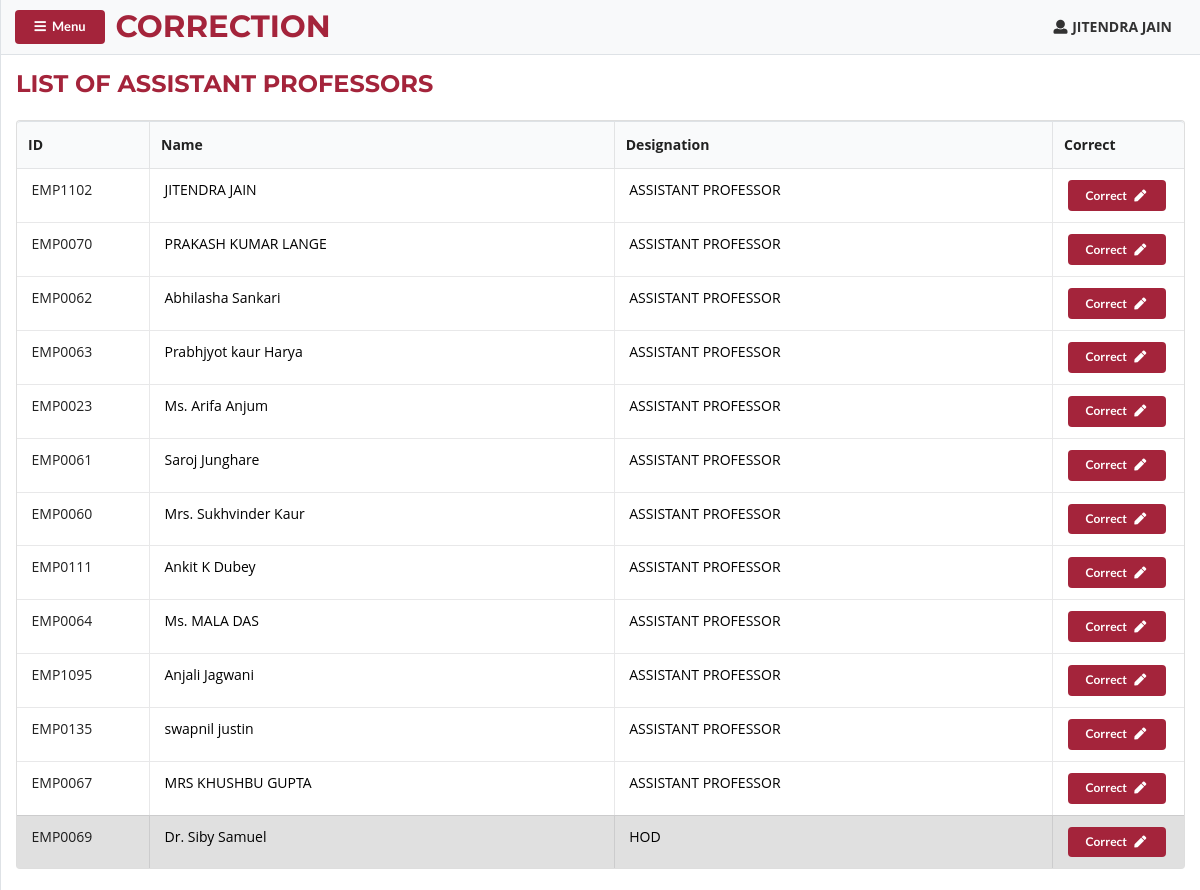
The app's page /asst-professors.php (signed in), older data.
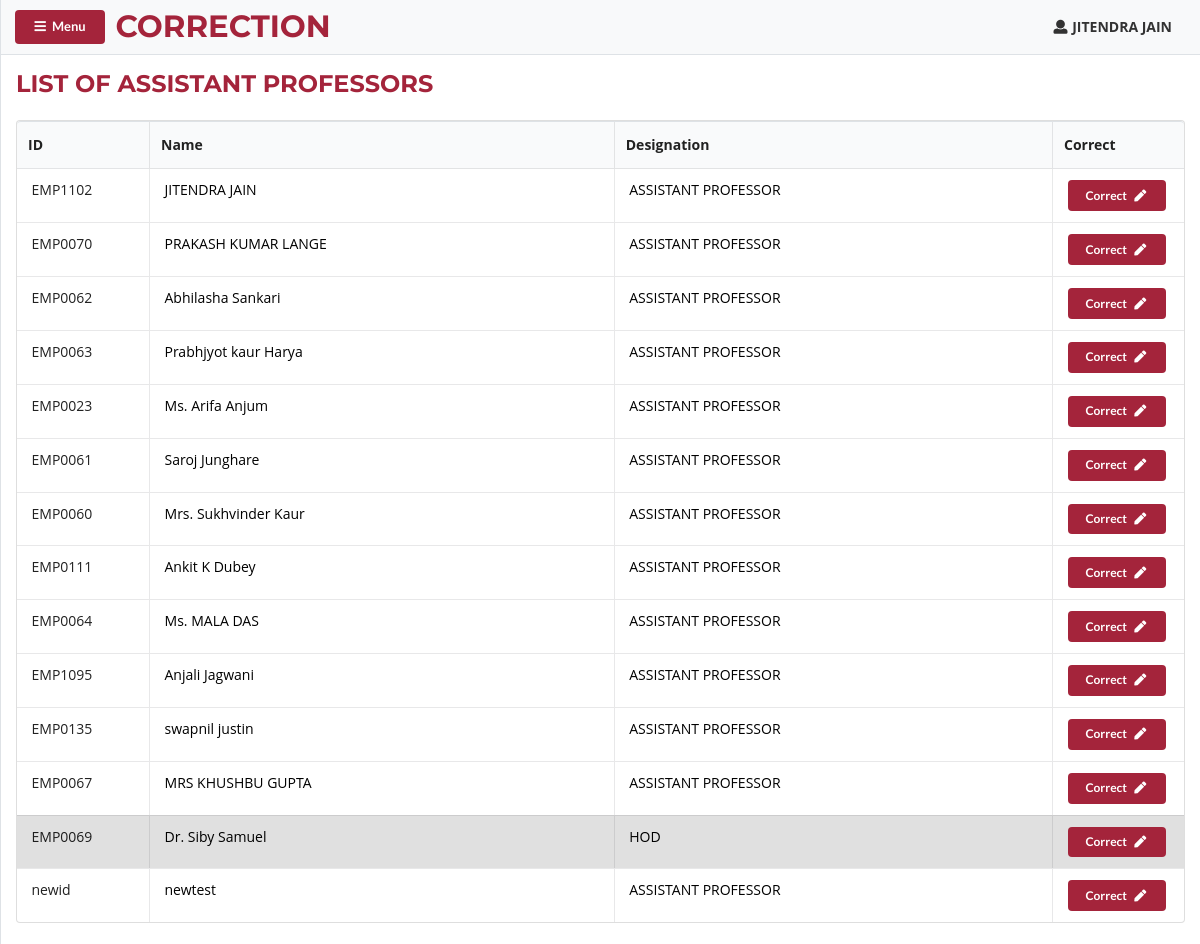
The same page, newer data.
### tables this page shows
CREATE TABLE `users` (
  `id` int(11) NOT NULL,
  `tid` varchar(20) NOT NULL,
  `username` varchar(100) NOT NULL,
  `name` varchar(100) NOT NULL,
  `sup_depart` varchar(100) NOT NULL,
  `department` varchar(100) NOT NULL,
  `designation` varchar(50) NOT NULL,
  `password` varchar(100) NOT NULL,
  `ischeck` varchar(100) NOT NULL
);

### asst-professors.php (the view, shortened to what this page needs)
<?php include("header.php") ?>
<?php include("sidenav-head.php") ?>
 <div id="page-content-wrapper">
        <nav
          class="navbar navbar-expand-lg navbar-light bg-light border-bottom"
        >
        <button class="ui button bg-red small" id="menu-toggle"><i class="fa fa-bars mr-1" aria-hidden="true"></i> Menu</button>
        <h2 class="ml-2 my-0 nav-head">CORRECTION</h2>
        <div class="collapse navbar-collapse" id="navbarSupportedContent">
          <ul class="navbar-nav ml-auto mt-2 mt-lg-0">
            <p id="username" class="mt-0 mr-3"><i class='user icon'></i><strong><?php echo $_SESSION['name'] ?></strong></p>
          </ul>
        </div>
 </nav>
    <div class="container-fluid my-3">
        <div class="head-bar">
            <h2>LIST OF ASSISTANT PROFESSORS</h2>
        </div>
        <table class="ui celled table my-4">
            <thead>
                <tr id="table-head">
                <th>ID</th>
                <th>Name</th>
                <th>Designation</th>
                <th>Correct</th>
                </tr>
            </thead>
            <tbody>
            <?php
                $dep = isset($_GET['department']) ? $_GET['department'] : $_SESSION['department'];
                if ($_SESSION['department'] != 'Applied Economics') {
                    $sql = "SELECT * FROM `users` WHERE `department`='$dep'";
                } else {
                    $sql = "SELECT * FROM `users` WHERE `department`='Applied Economics' OR `department`='B.Com. Honors' OR `department`='Taxation and Computer Application'";
                }
                $result = $db-> query($sql);
                if($result-> num_rows > 0){
                    while ($row = $result-> fetch_assoc())
                    {
                        if (($row['designation'] == "Hod" AND $_SESSION['designation'] == "Hod") || $row['designation'] == "Dean" || $row['designation'] == "Principal" ) {
                            continue;
                        }
                        else { ?>
                        <tr class="<?php echo $row['designation'] == "Hod" ? "active" : "" ?> <?php echo $row['ischeck'] == "true" ? "active" : "" ?>">
                            <td style="width:11vw"><span class="mx-1"><?php echo $row["tid"] ?></span></td>
                            <td><a href="correction.php?id=<?php echo $row['username']?>&unchecked=true" style="color:#000" class="mx-1"><?php echo $row["name"] ?></a></td>
                            <td><a href="correction.php?id=<?php echo $row['username']?>&unchecked=true" style="color:#000" class="mx-1"><?php echo $row["designation"] == "Professor"?"ASSISTANT PROFESSOR" : strtoupper($row["designation"]) ?></a></td>
                            <td style="width:11vw">
                                <a href="correction.php?id=<?php echo $row['username']?>&unchecked=true"><button type="submit" class="ui button tiny bg-red mx-1" id="insert-id">Correct <i class="fa fa-pen fa-fw ml-1" aria-hidden="true"></i></button></a>
                            </td>
                        </tr>
                <?php	}
                     }
                } else {
                    echo "<div class='alert alert-danger my-2' role='alert'>
                          No records found!
                          </div>";
                  }
            ?>
            </tbody>
        </table>
    </div>
<?php include("sidenav-foot.php") ?>
<?php include("footer.php") ?>

Row changes from the older to the newer data that the page shows:
added users: tid "newid", name "newtest", designation "ASSISTANT PROFESSOR"
